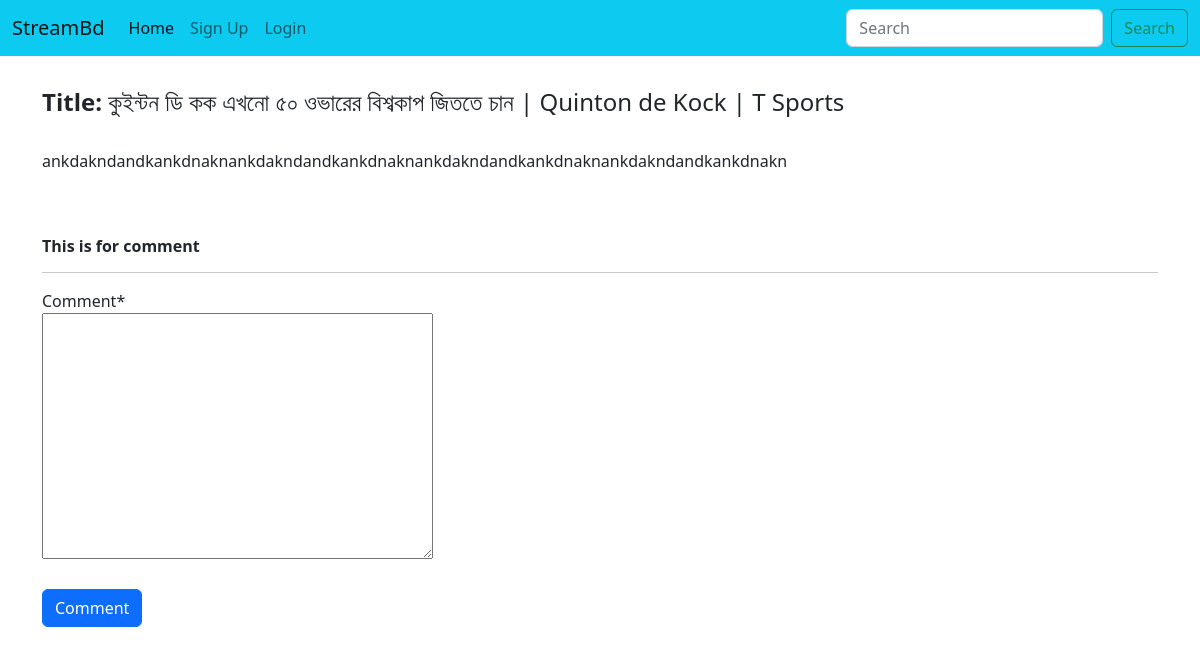
Screenshot of /details/3 with the database file from the repository.
### App_stream/models.py (models this page shows, shortened)
class Post(models.Model):
    title=models.CharField(max_length=100)
    video=EmbedVideoField()
    desc=models.TextField(default="")
    created=models.DateTimeField(auto_now_add=True)
    class Meta:
        ordering=('-created',)

### App_stream/views.py (the view, shortened to what this page needs)
# urls.py: path('details/<pk>',views.video_details_comment,name='details'),
def video_details_comment(request,pk):
    post=Post.objects.get(pk=pk)
    form=UserCommentForm()
    return render(request,'App_stream/details.html',context={'post':post,'form':form})

### App_stream/forms.py
class UserCommentForm(forms.ModelForm):
    class Meta:
        model=UserComment
        fields=('comment',)

### templates/App_stream/details.html (shortened to what this page needs)
{% extends 'base.html' %}
{% load crispy_forms_tags %}
{% load embed_video_tags %}
{% block body %}
<div class="container my-2">
    <div class="row">
        <div class="col-sm-9">
            {% video video "800x500" %}
            <br>
        </div>
    </div>
    <h4><strong>Title: </strong>{{post.title}}</h4>
    <br>
    <p>{{post.desc}}</p>
    {% endvideo %}
<br>
<br>
<h6><strong> This is for comment</strong></h6>
<hr>
            <form method="POST">{% csrf_token %}
                {{form|crispy}}
                <br>
                <button type="submit" class='btn btn-primary'>Comment</button>
            </form>
</div>
<br><br>
{% endblock %}

### rows the page displays
Post: title "কুইন্টন ডি কক এখনো ৫০ ওভারের বিশ্বকাপ জিততে চান | Quinton de Kock | T Sports", desc "ankdakndandkankdnaknankdakndandkankdnaknankdakndandkankdnaknankdakndandkankdnakn"
